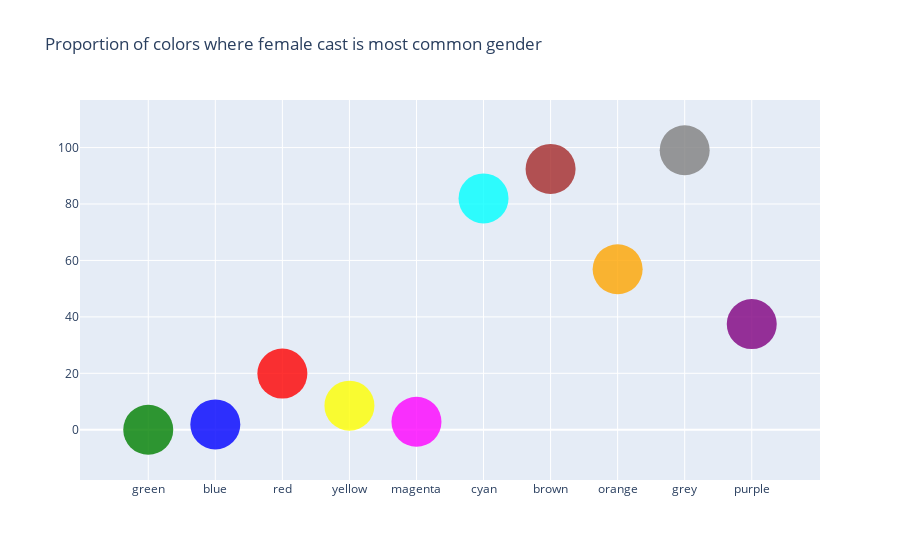

The cell this chart's notebook holds for it:
### Code cell
import plotly.graph_objects as go

fig = go.Figure(data=[go.Scatter(
    x=['green','blue','red','yellow','magenta','cyan','brown','orange','grey','purple'],
    y=[green_w,blue_w,red_w,yellow_w,magenta_w,cyan_w,brown_w,orange_w,grey_w,purple_w],
    mode='markers',
    marker=dict(
        color=['green','blue','red','yellow','magenta','cyan','brown','orange','grey','purple'],
        size = 50
        #size=[green_s,blue_s,red_s,yellow_s,magenta_s,cyan_s,black_s,white_s]
        ),
    opacity = 0.8
)])

fig.update_layout(
    title = 'Proportion of colors where female cast is most common gender',
    )

fig.show()

### Figure 1 — Plotly figure (JSON) as saved in the notebook; plotly's stock layout.template omitted (floating-point values rounded to 4 significant figures)
{"data": [{"marker": {"color": ["green", "blue", "red", "yellow", "magenta", "cyan", "brown", "orange", "grey", "purple"], "size": 50}, "mode": "markers", "opacity": 0.8, "type": "scatter", "x": ["green", "blue", "red", "yellow", "magenta", "cyan", "brown", "orange", "grey", "purple"], "y": [0, 1.896, 19.91, 8.531, 2.844, 81.99, 92.42, 56.87, 99.05, 37.44]}], "layout": {"title": {"text": "Proportion of colors where female cast is most common gender"}}}
